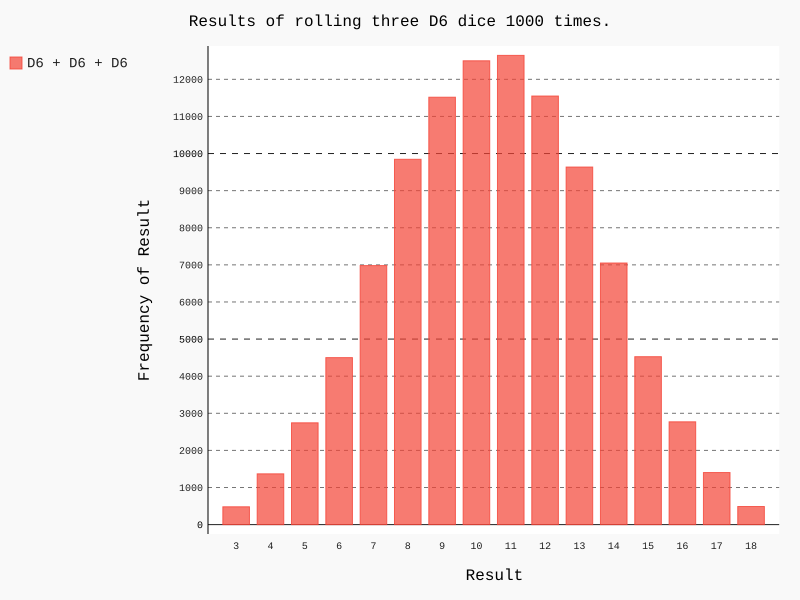

Source code (Python):
from die import Die
import pygal


def main():
    # Create two dice.
    die_1 = Die()
    die_2 = Die()
    die_3 = Die()

    # Make some rolls, and store results in a list.
    results = [die_1.roll() + die_2.roll() + die_3.roll() for _ in range(100000)]

    # Analyze the results.
    max_result = die_1.num_sides() + die_2.num_sides() + die_3.num_sides()
    frequencies = [results.count(value) for value in range(3, max_result + 1)]

    # Visualize the results.
    hist = pygal.Bar()

    hist.title = "Results of rolling three D6 dice 1000 times."
    hist.x_labels = ['3', '4', '5', '6', '7', '8', '9', '10', '11', '12', '13', '14', '15', '16', '17', '18']
    hist.x_title = "Result"
    hist.y_title = "Frequency of Result"

    hist.add('D6 + D6 + D6', frequencies)
    hist.render_to_file('dice_visual.svg')


if __name__ == '__main__':
    main()
